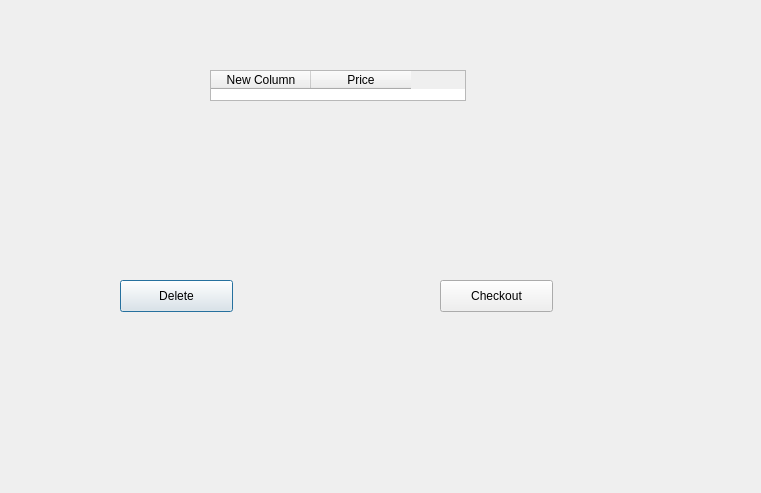
<?xml version="1.0" encoding="UTF-8"?>
<ui version="4.0">
 <class>MyDialog</class>
 <widget class="QDialog" name="MyDialog">
  <property name="geometry">
   <rect>
    <x>0</x>
    <y>0</y>
    <width>761</width>
    <height>493</height>
   </rect>
  </property>
  <property name="windowTitle">
   <string>Dialog</string>
  </property>
  <widget class="QTableWidget" name="tableWidget">
   <property name="geometry">
    <rect>
     <x>210</x>
     <y>70</y>
     <width>256</width>
     <height>31</height>
    </rect>
   </property>
   <column>
    <property name="text">
     <string>New Column</string>
    </property>
   </column>
   <column>
    <property name="text">
     <string>Price</string>
    </property>
   </column>
  </widget>
  <widget class="QPushButton" name="pushButton">
   <property name="geometry">
    <rect>
     <x>120</x>
     <y>280</y>
     <width>113</width>
     <height>32</height>
    </rect>
   </property>
   <property name="text">
    <string>Delete</string>
   </property>
  </widget>
  <widget class="QPushButton" name="pushButton_2">
   <property name="geometry">
    <rect>
     <x>440</x>
     <y>280</y>
     <width>113</width>
     <height>32</height>
    </rect>
   </property>
   <property name="text">
    <string>Checkout</string>
   </property>
  </widget>
 </widget>
 <resources/>
 <connections/>
</ui>
